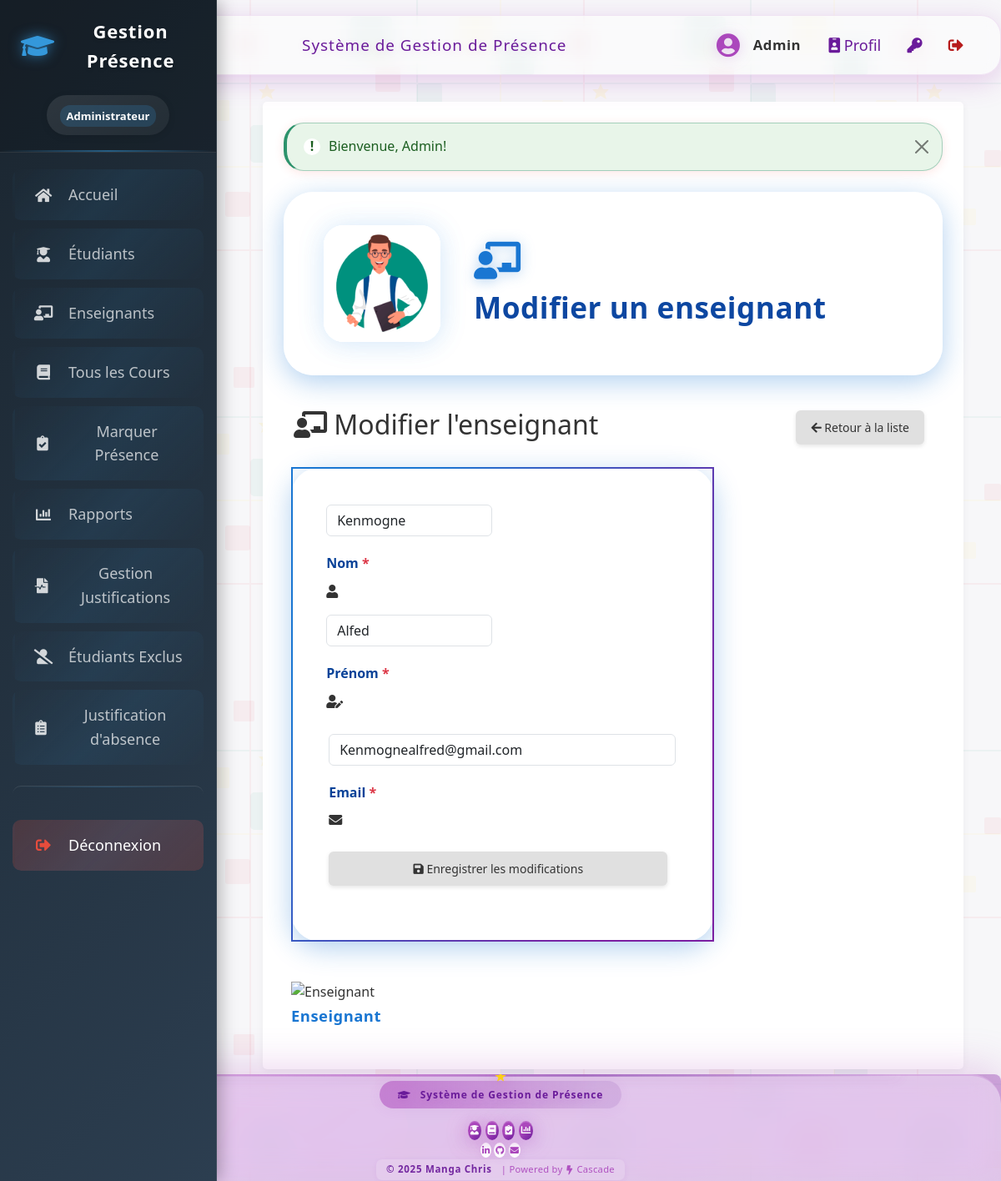
The app's page /ajouter_enseignant.php?id=372 (signed in) with its own data.
### tables this page shows
CREATE TABLE IF NOT EXISTS `utilisateurs` (
  `id` int NOT NULL AUTO_INCREMENT,
  `nom` varchar(100) NOT NULL,
  `prenom` varchar(100) NOT NULL,
  `email` varchar(150) NOT NULL,
  `mot_de_passe` varchar(255) NOT NULL,
  `role` enum('admin','enseignant') NOT NULL DEFAULT 'enseignant',
  `date_creation` timestamp NULL DEFAULT CURRENT_TIMESTAMP,
  `derniere_connexion` timestamp NULL DEFAULT NULL,
  PRIMARY KEY (`id`),
  UNIQUE KEY `email` (`email`)
);

### config/database.php (called while the page is built, shortened)
<?php
$db_type = null;
$pdo = null;
$mysqli = null;
if (getenv('REPL_ID') || getenv('REPL_SLUG') || getenv('PGHOST')) {
    $db_type = 'postgresql';
    $host = getenv('PGHOST');
    $dbname = getenv('PGDATABASE');
    $user = getenv('PGUSER');
    $password = getenv('PGPASSWORD');
    $port = getenv('PGPORT');
    $dsn = "pgsql:host=$host;port=$port;dbname=$dbname;user=$user;password=$password";
    try {
        $pdo = new PDO($dsn);
        $pdo->setAttribute(PDO::ATTR_ERRMODE, PDO::ERRMODE_EXCEPTION);
        $pdo->setAttribute(PDO::ATTR_DEFAULT_FETCH_MODE, PDO::FETCH_ASSOC);
    } catch (PDOException $e) {
        die("Erreur de connexion à la base de données PostgreSQL: " . $e->getMessage());
    }
} else {
    $db_type = 'mysql';
    $host = 'localhost';
    $dbname = 'attendance_system';
    $user = 'root';
    $password = '';
    $port = 3306;
    $mysqli = new mysqli($host, $user, $password, $dbname, $port);
    $mysqli->set_charset("utf8mb4");
}
function db_query($sql, $params = []) {
    global $db_type, $pdo, $mysqli;
    if ($db_type === 'postgresql') {
        try {
            $stmt = $pdo->prepare($sql);
            $stmt->execute($params);
            return $stmt->fetchAll();
        } catch (PDOException $e) {
            error_log("Erreur SQL (PostgreSQL): " . $e->getMessage());
            return false;
        }
    } else {
        try {
            $stmt = $mysqli->prepare($sql);
            if (!empty($params)) {
                $types = '';
                foreach ($params as $param) {
                    if (is_int($param)) {
                        $types .= 'i';
                    } elseif (is_float($param)) {
                        $types .= 'd';
                    } elseif (is_string($param)) {
                        $types .= 's';
                    } else {
                        $types .= 'b';
                    }
                }
                $stmt->bind_param($types, ...$params);
            }
            $stmt->execute();
            $result = $stmt->get_result();
            $rows = [];
            while ($row = $result->fetch_assoc()) {
                $rows[] = $row;
            }
            return $rows;
        } catch (Exception $e) {
            error_log("Erreur SQL (MySQL): " . $e->getMessage());
            return false;
        }
    }
}
function db_query_single($sql, $params = []) {
    $result = db_query($sql, $params);
    if ($result && count($result) > 0) {
        return $result[0];
    }
    return false;
}
?>

### ajouter_enseignant.php (the view, shortened to what this page needs)
<?php
require_once 'includes/auth.php';
require_once 'config/database.php';
$id = isset($_GET['id']) ? (int)$_GET['id'] : 0;
$mode = $id > 0 ? 'modifier' : 'ajouter';
$enseignant = [
    'nom' => '',
    'prenom' => '',
    'email' => ''
];
if ($mode === 'modifier') {
    $result = db_query_single("SELECT * FROM utilisateurs WHERE id = ? AND role = 'enseignant'", [$id]);
    $enseignant = $result;
}
include 'includes/header.php';
?>
<div class="ajout-enseignant-header">
    <img src="Nouveau dossier/enseignant.jpg" class="ajout-enseignant-header-img" alt="Décor enseignant">
    <div class="ajout-enseignant-hero">
        <i class="fas fa-chalkboard-teacher"></i>
        <h1><?php echo $mode === 'ajouter' ? 'Ajouter un enseignant' : 'Modifier un enseignant'; ?></h1>
    </div>
</div>
<div class="container-fluid">
    <div class="d-flex justify-content-between align-items-center mb-4">
        <h1 class="h2">
            <i class="fas fa-chalkboard-teacher"></i>
            <?php echo $mode === 'ajouter' ? 'Ajouter un enseignant' : 'Modifier l\'enseignant'; ?>
        </h1>
        <div>
            <a href="enseignants.php" class="btn btn-outline-secondary">
                <i class="fas fa-arrow-left"></i> Retour à la liste
            </a>
        </div>
    </div>
    <div class="row">
        <div class="col-md-8">
            <div class="ajout-enseignant-card">
    <form method="POST" action="" class="needs-validation" novalidate>
        <div class="row">
            <div class="col-md-6">
                <div class="ajout-enseignant-floating-label">
                    <input type="text" id="nom" name="nom" class="form-control" placeholder=" " value="<?php echo htmlspecialchars($enseignant['nom']); ?>" required>
                    <label for="nom">Nom <span class="text-danger">*</span></label>
                    <i class="fa fa-user input-icon"></i>
                </div>
            </div>
            <div class="col-md-6">
                <div class="ajout-enseignant-floating-label">
                    <input type="text" id="prenom" name="prenom" class="form-control" placeholder=" " value="<?php echo htmlspecialchars($enseignant['prenom']); ?>" required>
                    <label for="prenom">Prénom <span class="text-danger">*</span></label>
                    <i class="fa fa-user-edit input-icon"></i>
                </div>
            </div>
        </div>
        <div class="ajout-enseignant-floating-label">
            <input type="email" id="email" name="email" class="form-control" placeholder=" " value="<?php echo htmlspecialchars($enseignant['email']); ?>" required>
            <label for="email">Email <span class="text-danger">*</span></label>
            <i class="fa fa-envelope input-icon"></i>
        </div>
        <div class="d-grid gap-2 mt-4">
            <button type="submit" class="btn btn-ens-anim">
                <i class="fas fa-save"></i> <?php echo $mode === 'ajouter' ? 'Ajouter l\'enseignant' : 'Enregistrer les modifications'; ?>
            </button>
        </div>
    </form>
</div>
        </div>
        <div class="col-md-4">
    <div class="enseignant-avatar-block">
        <img src="assets/images/teacher.svg" alt="Enseignant" class="enseignant-avatar-img">
        <div style="font-weight:700; color:#1976d2; font-size:1.15rem; letter-spacing:0.5px;">Enseignant</div>
    </div>
</div>
    </div>
</div>
<?php
include 'includes/footer.php';
?>

### assets/css/sidebar-enhanced.css (style rules this page uses)
html, body { padding: 0 !important; margin: 0 !important; }
body { margin-left: 0 !important; padding-left: 0 !important; }

### assets/css/modules/base.css (style rules this page uses)
:root { --couleur-primaire: #1a75ff; --couleur-secondaire: #084298; --couleur-accent: #ce1126; --couleur-texte: #333; --couleur-fond: #f7f7f9; --couleur-succes: #2D936C; --couleur-danger: #BF0603; --couleur-avertissement: #F3C302; --couleur-info: #0dcaf0; --couleur-fond-clair: #ecf0f1; }
body { font-family: 'Segoe UI', Tahoma, Geneva, Verdana, sans-serif; line-height: 1.6; color: var(--couleur-texte); background-color: var(--couleur-fond); margin: 0; padding: 0; background-image: url('../images/cameroon-pattern.svg'); background-repeat: repeat; background-size: 400px 400px; }
h1, h2, h3, h4, h5, h6 { font-weight: 600; margin-top: 0.5em; margin-bottom: 0.5em; color: var(--couleur-primaire); }
a { color: var(--couleur-accent); text-decoration: none; transition: color 0.2s; }

### assets/css/modules/layout.css (style rules this page uses)
.row { display: flex; flex-wrap: wrap; margin: 0 -15px 25px; gap: 15px; }

### assets/css/modules/components.css (style rules this page uses)
.btn { display: inline-block; padding: 10px 18px; border: none; border-radius: 6px; background-color: #e0e0e0; color: #333; text-decoration: none; cursor: pointer; font-size: 14px; font-weight: 500; margin-right: 10px; transition: all 0.2s; box-shadow: 0 2px 5px rgba(0, 0, 0, 0.1); }

### assets/css/modules/forms.css (style rules this page uses)
form { margin-bottom: 30px; }
label { display: block; margin-bottom: 8px; font-weight: 600; color: var(--couleur-secondaire); }
input, select, textarea { width: 100%; padding: 12px; margin-bottom: 20px; border: 1px solid #ddd; border-radius: 6px; transition: all 0.3s; background-color: #f9f9f9; }

### assets/css/modules/theme-blue.css (style rules this page uses)
:root { --couleur-primaire: #1a75ff; --couleur-secondaire: #084298; --couleur-accent: #ce1126; --couleur-texte: #333; --couleur-fond: #f7f7f9; --couleur-succes: #2D936C; --couleur-danger: #BF0603; --couleur-avertissement: #F3C302; --couleur-info: #0dcaf0; --couleur-fond-clair: #ecf0f1; }
label, h1, h2, h3, h4, h5, h6 { color: var(--couleur-secondaire); }

### ajouter_enseignant.php (style rules this page uses)
.ajout-enseignant-header { width: 100%; margin-bottom: 2.5rem; position: relative; z-index: 1; background: rgba(255,255,255,0.78); box-shadow: 0 8px 32px 0 #1976d255, 0 1.5px 32px 0 #fff2; border-radius: 2.2rem; padding: 2.5rem 3rem 2.5rem 3rem; display: flex; align-items: center; gap: 2.5rem; backdrop-filter: blur(10px); animation: fadeInAjoutEnsHeader 1s cubic-bezier(.22,1,.36,1); overflow: hidden; }
.ajout-enseignant-header-img { height: 140px; width: 140px; object-fit: cover; border-radius: 1.5rem; box-shadow: 0 2px 32px #1976d233; background: #fff; padding: 0.7rem; filter: blur(0.5px) brightness(1.08); }
.ajout-enseignant-hero { display: flex; flex-direction: column; gap: 0.7rem; }
.ajout-enseignant-hero i { font-size: 2.8rem; color: #1976d2; filter: drop-shadow(0 2px 8px #1976d255); }
.ajout-enseignant-hero h1 { margin: 0; font-size: 2.2rem; font-weight: 800; color: #0d47a1; text-shadow: 0 2px 8px #fff5; letter-spacing: 0.5px; }
.ajout-enseignant-card { border-radius: 2.2rem; background: rgba(255,255,255,0.92); box-shadow: 0 8px 32px 0 #1976d255, 0 1.5px 32px 0 #fff2; backdrop-filter: blur(10px); padding: 2.7rem 2.7rem 2.2rem 2.7rem; margin-bottom: 2rem; position: relative; z-index: 2; border: 2.5px solid transparent; animation: fadeInAjoutEns 1.2s cubic-bezier(.22,1,.36,1); transition: box-shadow 0.2s, border 0.5s; border-image: linear-gradient(120deg, #1976d2 20%, #7b1fa2 80%) 1; }

### records on screen
utilisateurs: nom "Kenmogne", prenom "Alfed", email "Kenmognealfred@gmail.com"

### other values on screen
$_SESSION['user_nom'] "Admin"
$_SESSION['alerte']['message'] "Bienvenue, Admin!"
